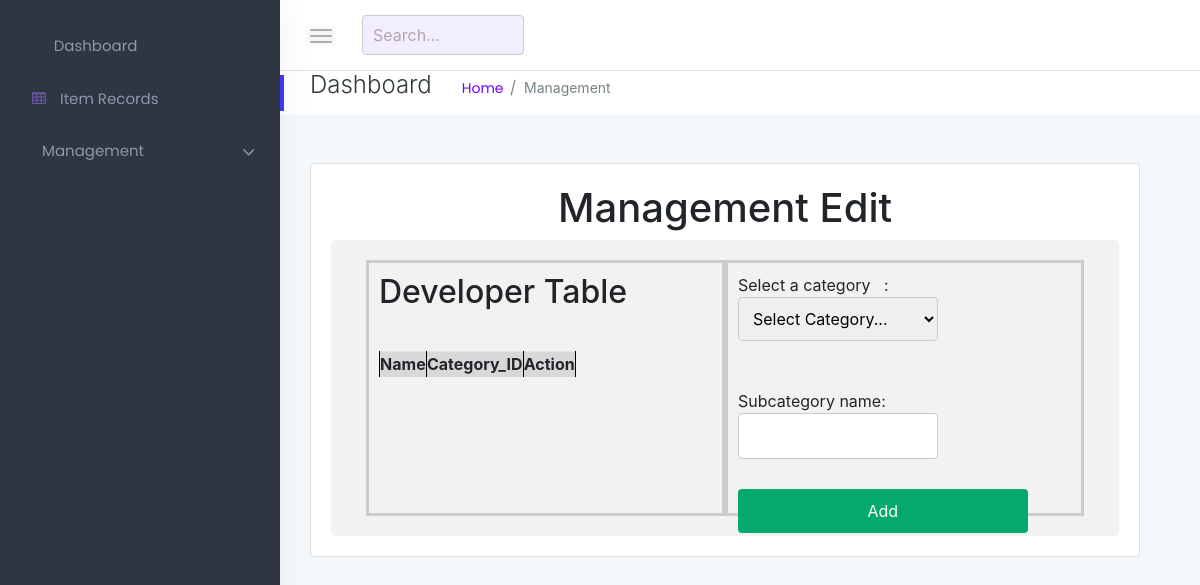
The page /editdeveloper.php (signed in) on the database as committed earlier.
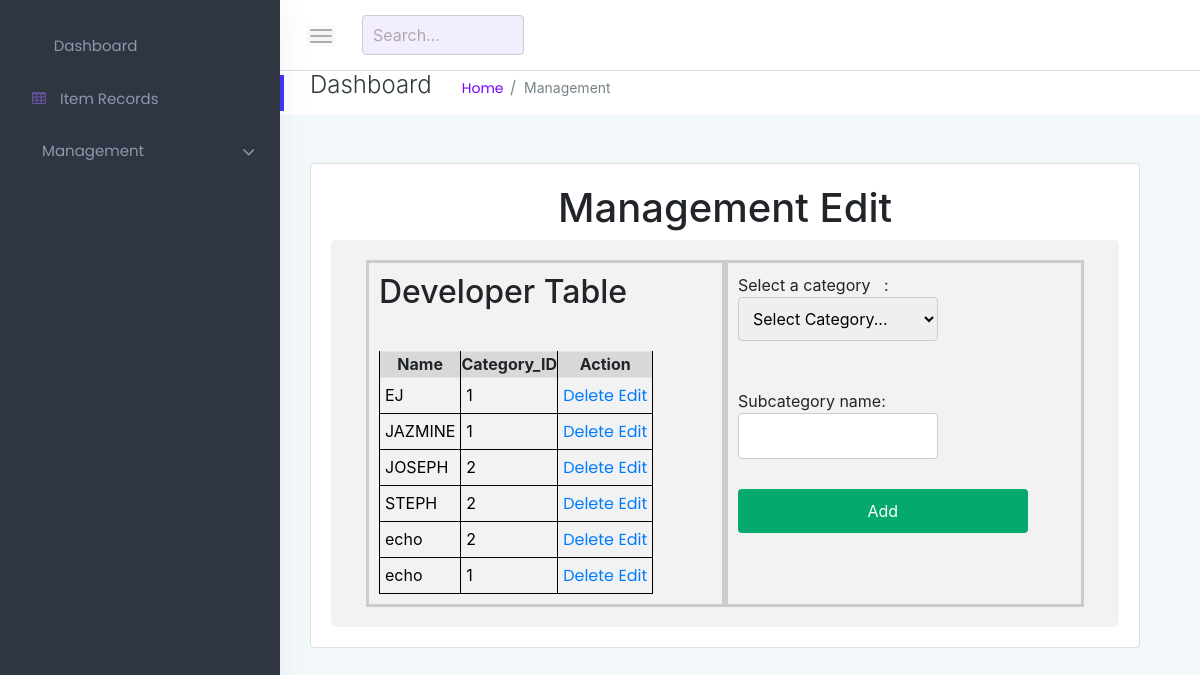
The same page on the database as committed later.
### tables this page shows
CREATE TABLE `subcategories` (
  `id` int(11) NOT NULL,
  `name` varchar(255) NOT NULL,
  `category_id` int(11) NOT NULL
);

### editdeveloper.php (the view, shortened to what the changed rows need)
<!doctype html>
<html class="no-js" lang="en">
<head>
  <link rel="stylesheet" href="assets/css/bootstrap.min.css">
  <link rel="stylesheet" href="assets/css/font-awesome.min.css">
  <link rel="stylesheet" href="assets/css/themify-icons.css">
  <link rel="stylesheet" href="assets/css/metisMenu.css">
  <link rel="stylesheet" href="assets/css/owl.carousel.min.css">
  <link rel="stylesheet" href="assets/css/slicknav.min.css">
  <link rel="stylesheet" href="https://www.amcharts.com/lib/3/plugins/export/export.css" type="text/css" media="all" />
  <link rel="stylesheet" href="assets/css/typography.css">
  <link rel="stylesheet" href="assets/css/default-css.css">
  <link rel="stylesheet" href="assets/css/styles.css">
  <link rel="stylesheet" href="assets/css/responsive.css">
</head>
<body>
  <div class="page-container">
    <div class="main-content">
      <div>
        <div class="main-content-inner">
          <div class="row">
            <div class="col-lg-6 mt-5">
              <div class="card">
                <div class="card-body">
                  <div class="single-table">
                    <div class="table-responsive">
                      <h1 style="text-align:center">Management Edit</h1>
                      <div class="container1">
                        <body>
                          <?php
                          $dbhost = "localhost";
                          $dbuser = "root";
                          $dbpass = "";
                          $dbname = "inventorymanagement";
                          $conn = mysqli_connect($dbhost, $dbuser, $dbpass, $dbname);
                          $sql = "SELECT * FROM subcategories";
                          $result = mysqli_query($conn, $sql);
                          ?>
                          <!DOCTYPE html>
                          <html>
                          <head>
                          </head>
                          <body>
                            <div class="container">
                              <div class="form-container">
                                <h2>Developer Table</h2>
                                <table>
                                  <tr>
                                    <th>Name</th>
                                    <th>Category_ID </th>
                                    <th>Action</th>
                                  </tr>
                                  <?php while ($row = mysqli_fetch_array($result)) { ?>
                                    <tr>
                                      <td>
                                        <?php echo $row['name']; ?>
                                      </td>
                                      <td>
                                        <?php echo $row['category_id']; ?>
                                      </td>
                                      <td>
                                        <a href="editdeveloper.php?delete=<?php echo $row['id']; ?>"
                                          onclick="return confirm('Are you sure you want to delete this item?')">Delete</a>
                                        <a href="editconfig_developer.php?id=<?php echo $row['id']; ?>">Edit</a>
                                      </td>
                                    </tr>
                                  <?php } ?>
                                </table>
                              </div>
                          </body>
                      </div>
                    </div>
</html>
</body>
<html>
<head>
  <link rel="stylesheet" type="text/css" href="styles.css">
  <link rel="stylesheet" href="https://maxcdn.bootstrapcdn.com/bootstrap/4.0.0-alpha.6/css/bootstrap.min.css"
>
</head>
<html>
<head>
  <link rel="stylesheet" type="text/css" href="styles.css">
  <link rel="stylesheet" href="https://maxcdn.bootstrapcdn.com/bootstrap/4.0.0-alpha.6/css/bootstrap.min.css"
>
</head>
</html>
</body>
</html>

Rows that differ between the two databases and show on the page:
added subcategories: name "EJ", category "1"
added subcategories: name "JAZMINE", category "1"
added subcategories: name "JOSEPH", category "2"
added subcategories: name "STEPH", category "2"
added subcategories: name "echo", category "2"
added subcategories: name "echo", category "1"
